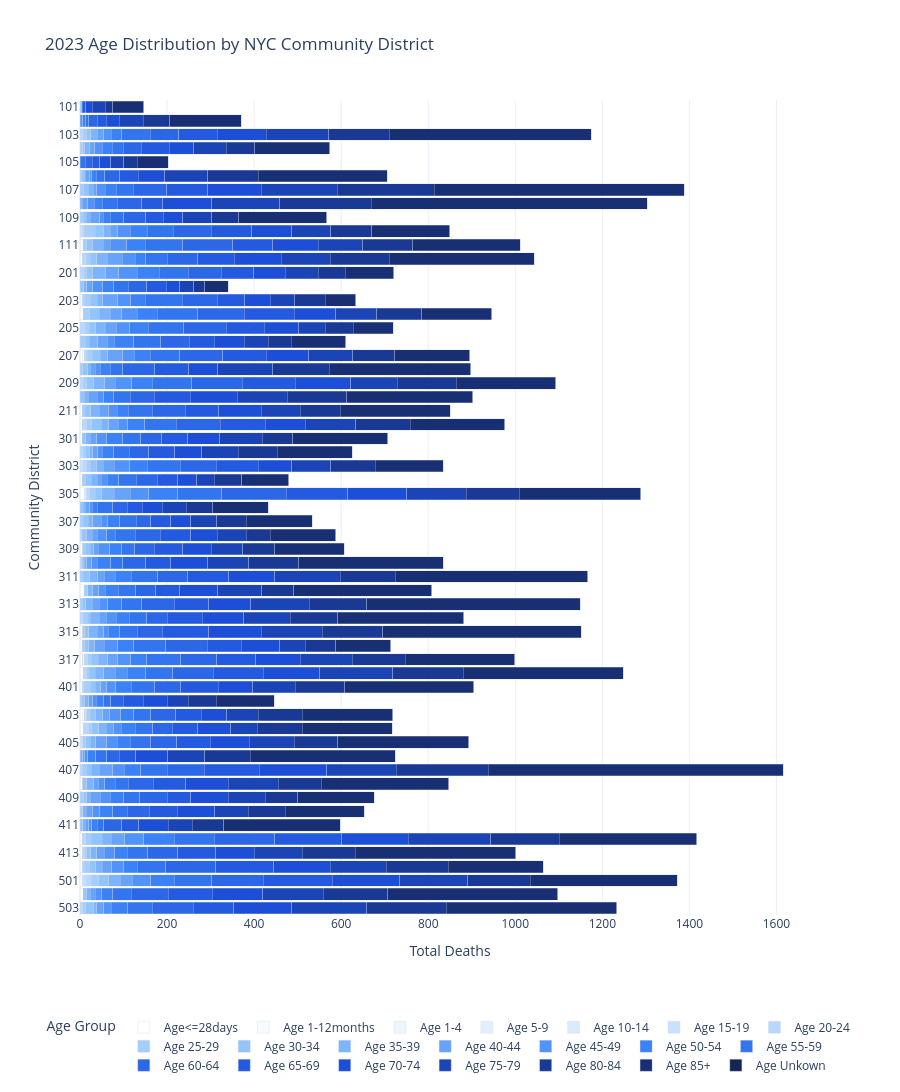
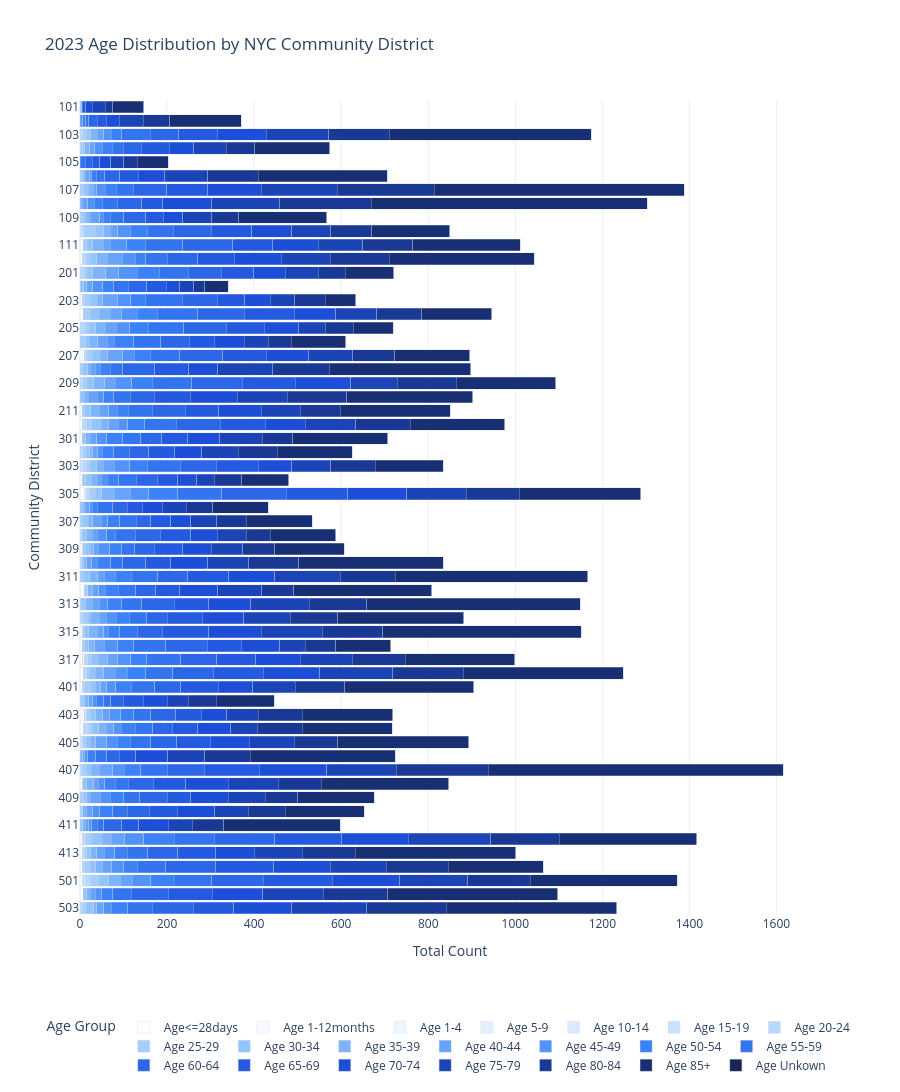

Notebook code cell kept with these figures, in order:
### Code cell
import pandas as pd
import plotly.express as px

# Load CSV
df = pd.read_csv("CommunityDistrictSingleYearCounts2023.csv")

# Age group columns
age_columns = [
    "Age<=28days", "Age 1-12months", "Age 1-4",
    "Age 5-9", "Age 10-14", "Age 15-19",
    "Age 20-24", "Age 25-29", "Age 30-34",
    "Age 35-39", "Age 40-44", "Age 45-49",
    "Age 50-54", "Age 55-59", "Age 60-64",
    "Age 65-69", "Age 70-74", "Age 75-79",
    "Age 80-84", "Age 85+", "Age Unkown"
]

# Convert age columns to numeric
for col in age_columns:
    df[col] = pd.to_numeric(
        df[col].astype(str).str.replace(",", ""),
        errors="coerce"
    ).fillna(0)

# Convert community district to string
df["commntydst"] = df["commntydst"].astype(str)

# Aggregate counts by community district
df_grouped = df.groupby(
    "commntydst", as_index=False
)[age_columns].sum()

# Convert wide data to long format
df_long = df_grouped.melt(
    id_vars="commntydst",
    value_vars=age_columns,
    var_name="Age Group",
    value_name="Count"
)

# Create horizontal stacked bar chart
import numpy as np
from matplotlib.colors import LinearSegmentedColormap, to_hex

# White-to-dark-blue gradient
blue_gradient = LinearSegmentedColormap.from_list(
    "age_blue",
    [
        "#FFFFFF",
        "#DBEAFE",
        "#93C5FD",
        "#3B82F6",
        "#1D4ED8",
        "#172554"
    ]
)

# Assign progressively darker colors to age groups
age_colors = {
    age: to_hex(blue_gradient(i / (len(age_columns) - 1)))
    for i, age in enumerate(age_columns)
}

# Create horizontal stacked bar chart
fig = px.bar(
    df_long,
    x="Count",
    y="commntydst",
    color="Age Group",
    color_discrete_map=age_colors,
    orientation="h",
    barmode="stack",
    title="2023 Age Distribution by NYC Community District",
    labels={
        "Count": "Death Count",
        "commntydst": "Community District"
    },
    category_orders={
        "Age Group": age_columns,
        "commntydst": sorted(df_grouped["commntydst"].unique())
    },
    height=1600
)

fig.update_layout(
    xaxis_title="Total Deaths",
    yaxis_title="Community District",
    legend_title="Age Group",
    legend=dict(
        orientation="h",
        y=-0.12,
        x=0.5,
        xanchor="center"
    ),
    bargap=0.15,
    template="plotly_white"
)

# Add subtle borders so white segments remain visible
fig.update_traces(
    marker_line_color="#CBD5E1",
    marker_line_width=0.3
)

fig.update_yaxes(type="category")

fig.show()

# Customize layout
fig.update_layout(
    xaxis_title="Total Count",
    yaxis_title="Community District",
    legend_title="Age Group",
    legend=dict(
        orientation="h",
        y=-0.12,
        x=0.5,
        xanchor="center"
    ),
    bargap=0.15,
    template="plotly_white"
)

fig.update_yaxes(type="category")

fig.show()
